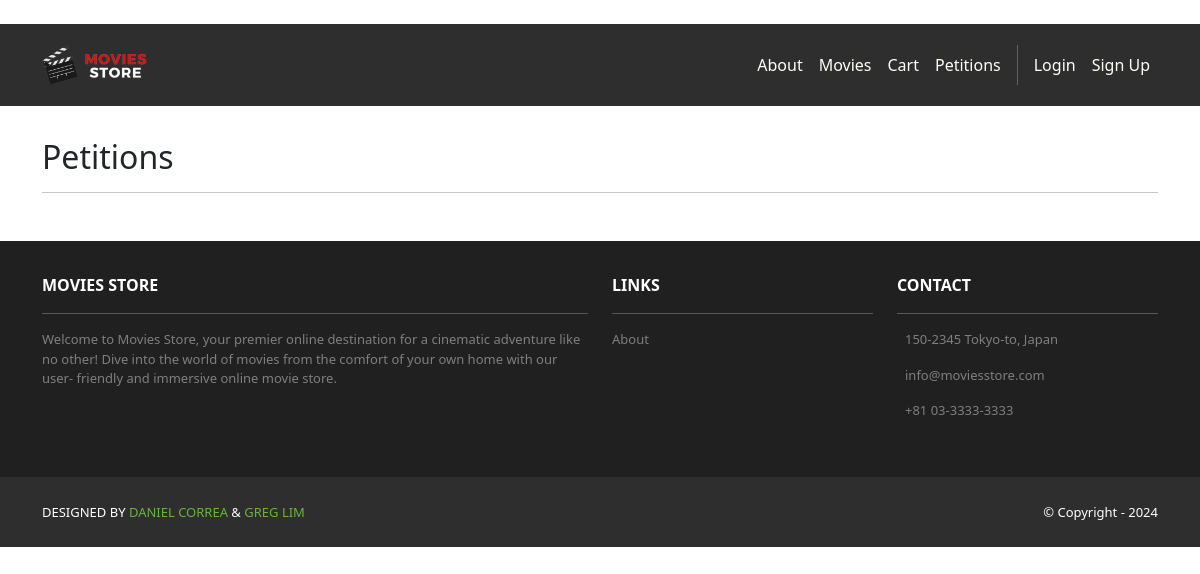
Before: /petitions/ with the older database file.
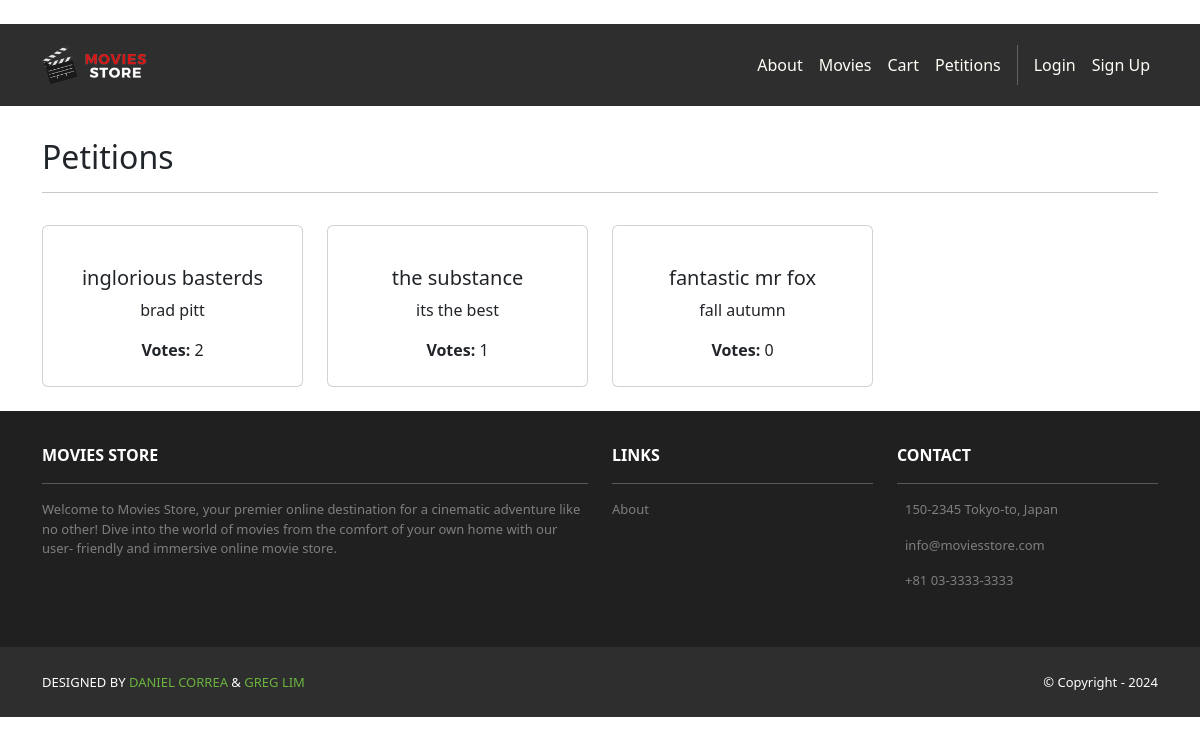
After: the same page with the newer database file.
### petitions/models.py (models this page shows, shortened)
class Petition(models.Model):
    id = models.AutoField(primary_key=True)
    title = models.CharField(max_length=200)
    description = models.TextField()
    user = models.ForeignKey(User, on_delete=models.CASCADE)

### petitions/views.py (the view)
# urls.py: path('', views.index, name='cart.index'),
def index(request):
    petitions = Petition.objects.all()
    for petition in petitions:
        petition.vote_count = vote_count(petition)
    template_data = {}
    template_data['title'] = 'Petitions'
    template_data['petitions'] = petitions
    template_data['vote_count'] = vote_count
    return render(request, 'petitions/index.html', {'template_data': template_data})

### petitions/views.py (called while the page is built)
def vote_count(petition):
    return Votes.objects.filter(petition=petition).count()

### petitions/templates/petitions/index.html (shortened to what this page needs)
{% extends 'base.html' %}
{% block content %}
{% load static %}
<div class="p-3">
  <div class="container">
    <div class="row mt-3">
      <div class="col mx-auto mb-3">
        <h2>Petitions</h2>
        <hr />
      </div>
    </div>
    <div class="row">
      {% for petition in template_data.petitions %}
      <div class="col-md-4 col-lg-3 mb-2">
        <div class="p-2 card align-items-center pt-4">
          <div class="card-body text-center">
            <h5 class="card-title">{{ petition.title }}</h5>
            <p class="card-text">{{ petition.description|truncatewords:10 }}</p>
            <p class="card-text"><b>Votes:</b> {{ petition.vote_count }}</p>
          </div>
        </div>
      </div>
      {% endfor %}
    </div>
  </div>
{% endblock content %}

### moviesstore/templates/base.html (shortened to what this page needs)
<!DOCTYPE html>
<html>
    {% load static %}
   <head>
    <link href="https://cdn.jsdelivr.net/npm/bootstrap@5.3.3/dist/css/bootstrap.min.css" rel="stylesheet"
>
    <link rel=
      "stylesheet"  href="https://cdnjs.cloudflare.com/ajax/libs/font-awesome/6.1.1/css/all.min.css">
    <link rel="stylesheet" type="text/css" href="{% static 'css/style.css' %}">
    </head>
    <body>
         <nav class="p-3 navbar navbar-dark bg-dark navbar-expand-lg">
            <div class="container">
                <a class="navbar-brand" href="{% url 'home.index' %}">
                    <img src="{% static 'img/logo.png' %}" alt="logo" height="40">
                </a>
                <div class="collapse navbar-collapse" id="navbarNavAltMarkup">
                    <div class="navbar-nav ms-auto navbar-ml">
                        <a class="nav-link" href="{% url 'home.about' %}">About</a>
                        <a class="nav-link" href="{% url 'movies.index' %}">Movies</a>
                        <a class="nav-link" href="{% url 'cart.index' %}">Cart</a>
                        <a class="nav-link" href="{% url 'petitions.index' %}">Petitions</a>
                        {% if user.is_authenticated %}
                        <a class="nav-link" href="{% url 'home.subscription' %}">Subscription</a>
                        <a class="nav-link" href="{% url 'accounts.orders' %}">Orders</a>
                        <a class="nav-link" href="{% url 'accounts.logout' %}">Logout ({{ user.username }})</a>
                        {% else %}
                        <a class="nav-link" href="{% url 'accounts.login' %}">Login</a>
                        <a class="nav-link" href="{% url 'accounts.signup' %}">Sign Up</a>
                        {% endif %}
                    </div>
                </div>
            </div>
         </nav>
         <div>
            {% block content %}
            {% endblock content %}
         </div>
         <section class="p-3 ms-footer d-none d-md-block">
      <div class="container">
        <div class="row mt-3 text-white">
          <div class="col-md-6 col-lg-6 col-xl-6
               mx-auto mb-4">
            <b>MOVIES STORE</b>
            <hr />
            <p>
              Welcome to Movies Store, your premier online
              destination for a cinematic adventure like no
              other! Dive into the world of movies from the
              comfort of your own home with our user-
              friendly and immersive online movie store.
            </p>
          </div>
          <div class="col-md-3 col-lg-3 col-xl-3
               mx-auto mb-4">
            <b>LINKS</b>
            <hr />
            <p><a class="nav-link"
              href="{% url 'home.about' %}">
              About
            </a></p>
          </div>
          <div class="col-md-3 col-lg-3 col-xl-3 mx-auto
               mb-4">
            <b>CONTACT</b>
            <hr />
            <p>
              150-2345 Tokyo-to, Japan
            </p>
            <p>
              info@moviesstore.com
            </p>
            <p>
              +81 03-3333-3333
            </p>
          </div>
        </div>
      </div>
    </section>
    <section class="p-3 ms-footer-bottom bg-dark">
      <div class="container d-flex
           justify-content-between">
        <div class="me-5 text-white">
          <span>DESIGNED BY
            <a href="https://www.x.com/danielgarax"
            target="_blank">DANIEL CORREA</a> &
            <a href="https://www.x.com/greglim81"
            target="_blank">GREG LIM</a>
          </span>
        </div>
        <div class="text-white">
          <span>© Copyright - 2024</span>
        </div>
      </div>
    </section>
    </body>
</html>

### moviesstore/static/css/style.css (style rules this page uses)
.navbar a.nav-link { color: #FFFEF6 !important; }
.bg-dark { background-color: #2E2E2E !important; }
.ms-footer { background-color: #202020; }
.ms-footer p { color: #7F7F7F; font-size: 13px; }
.ms-footer-bottom span { font-size: 13px; line-height: 38px; }
.ms-footer-bottom a { color: #6ab43e; text-decoration: none; }

Changed rows visible on the page:
added Petition: title "inglorious basterds", description "brad pitt", vote_count "2"
added Petition: title "the substance", description "its the best", vote_count "1"
added Petition: title "fantastic mr fox", description "fall autumn", vote_count "0"
